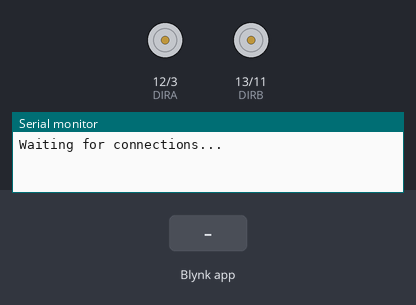
This sketch was run on a simulated Arduino Uno, built with avr-gcc and run on an emulated ATmega328P. Parts: direction and speed pins drawn as motors (green arrow = direction pin HIGH = forward, orange = LOW = backward, longer = more drive), the last lines printed to the serial monitor. The test bench sets the inputs (shaded band). WiFi joins after 1.5 s; servers stay silent unless stated.

Above: at 3.0 s.
3.1 s: Blynk app writes 1 to V1
At 3.7 s:
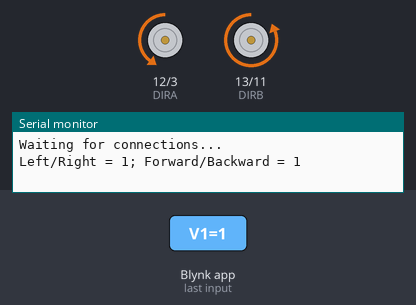
4.6 s: Blynk app writes 200 to V1
At 4.9 s:
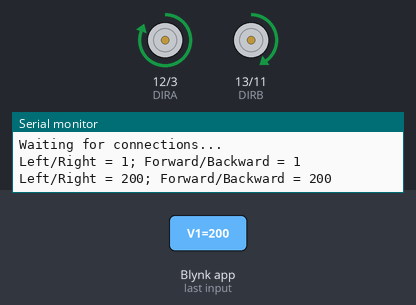
6.1 s: Blynk app writes 0 to V1
At 7.2 s:
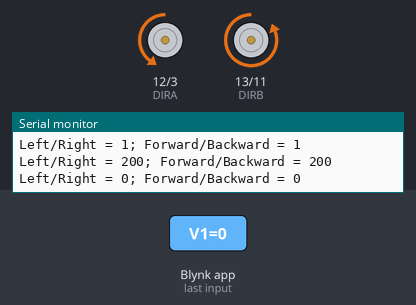
Timing chart, 0 to 9.1 s (numbered marks = the images above; inputs shaded):
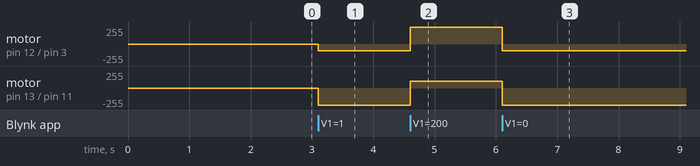

Measured:
- after the input at 3.1 s, motor on pin 12 (DIRA) / pin 3 (PWMA): stopped → backward 100/255 at once; motor on pin 13 (DIRB) / pin 11 (PWMB): stopped → backward 255/255 at once
- after the input at 4.6 s, motor on pin 12 (DIRA) / pin 3 (PWMA): backward 100/255 → forward 255/255 at once; motor on pin 13 (DIRB) / pin 11 (PWMB): backward 255/255 → forward 100/255 at once
- after the input at 6.1 s, motor on pin 12 (DIRA) / pin 3 (PWMA): forward 255/255 → backward 100/255 at once; motor on pin 13 (DIRB) / pin 11 (PWMB): forward 100/255 → backward 255/255 at once

The sketch:

RC_Car.ino
```cpp
// (licence header left out)
/* Comment this out to disable prints and save space */

#define BLYNK_PRINT Serial
#include <SoftwareSerial.h>
SoftwareSerial SwSerial(8, 9); // RX, TX
#include <BlynkSimpleSerialBLE.h>
#include <SoftwareSerial.h>

// You should get Auth Token in the Blynk App.
// Go to the Project Settings (nut icon).
char auth[] = "6b84a5adcbbb4aea9b061d95e2b4565e"; // CHANGE THIS!!!

SoftwareSerial SerialBLE(8, 9); // RX, TX

// Clockwise and counter-clockwise definitions.
// Depending on how you wired your motors, you may need to swap.
#define FORWARD  1
#define BACKWARD 0

// Motor definitions to make life easier:
#define M_LEFT 0
#define M_RIGHT 1

// Pin Assignments //
//Default pins:
#define DIRA 12 // Direction control for motor A (Left Motor)
#define PWMA 3  // PWM control (speed) for motor A (Left Motor)
#define DIRB 13 // Direction control for motor B (Right Motor)
#define PWMB 11 // PWM control (speed) for motor B (Right Motor)

// Motor Movement variables
// LR Stop 127
// FB Stop 127
int FB = 0;
const int FBhigh = 140;
const int FBlow = 115;
int LR = 0;
const int LRhigh = 140;
const int LRlow = 115;
int leftSpeed = 0;
int rightSpeed = 0;

BLYNK_WRITE(V1) {
  LR = param[0].asInt();
  FB = param[1].asInt();

  // Do something with x and y
  Serial.print("Left/Right = ");
  Serial.print(LR);
  Serial.print("; Forward/Backward = ");
  Serial.println(FB);

  //Motor Code
  if ((LR <= LRhigh) && (LR >= LRlow)) { // not turning
    if ((FB <= FBhigh) && (FB >= FBlow)) { // not moving
      halt(M_LEFT);
      halt(M_RIGHT);
    } else if ( FB > FBhigh) { // Moving forward
      drive(M_LEFT, FORWARD, 255);
      drive(M_RIGHT, FORWARD, 255);
    } else if (FB < FBlow) { // Moving in reverse
      drive(M_LEFT, BACKWARD, 255);
      drive(M_RIGHT, BACKWARD, 255);
    }
  } else if (LR < LRlow) { // Turning Left, so slow left track
    if (FB > FBhigh) { // Moving forward
      drive(M_LEFT, FORWARD, 100);
      drive(M_RIGHT, FORWARD, 255);
    } else if (FB < FBlow) { // Moving in reverse
      drive(M_LEFT, BACKWARD, 100);
      drive(M_RIGHT, BACKWARD, 255);
    } else if ((FB <= FBhigh) && (FB >= FBlow)) { // Stationary
      drive(M_LEFT, BACKWARD, 200);
      drive(M_RIGHT, FORWARD, 200);
    }
  } else if (LR > LRhigh) { // Turning Right, so slow right track
    if (FB > FBhigh) { // Moving forward
      drive(M_LEFT, FORWARD, 255);
      drive(M_RIGHT, FORWARD, 100);
    } else if (FB < FBlow) { // Moving in reverse
      drive(M_LEFT, BACKWARD, 255);
      drive(M_RIGHT, BACKWARD, 100);
    } else if ((FB <= FBhigh) && (FB >= FBlow)) { // Stationary
      drive(M_LEFT, FORWARD, 200);
      drive(M_RIGHT, BACKWARD, 200);
    }
  }
}

void setup() {
  // All pins should be setup as outputs:
  pinMode(PWMA, OUTPUT);
  pinMode(PWMB, OUTPUT);
  pinMode(DIRA, OUTPUT);
  pinMode(DIRB, OUTPUT);

  // Initialize all pins as low:
  digitalWrite(PWMA, LOW);
  digitalWrite(PWMB, LOW);
  digitalWrite(DIRA, LOW);
  digitalWrite(DIRB, LOW);

  // Debug console
  Serial.begin(9600);

  SerialBLE.begin(9600);
  Blynk.begin(SerialBLE, auth);

  Serial.println("Waiting for connections...");
}

void loop()
{
  Blynk.run();
}

void drive(byte motor, byte dir, byte spd)
{
  if (motor == M_LEFT)
  {
    digitalWrite(DIRA, dir);
    analogWrite(PWMA, spd);
  }
  else if (motor == M_RIGHT)
  {
    digitalWrite(DIRB, dir);
    analogWrite(PWMB, spd);
  }
}

void halt(byte motor)
{
  drive(motor, 0, 0);
}
```
